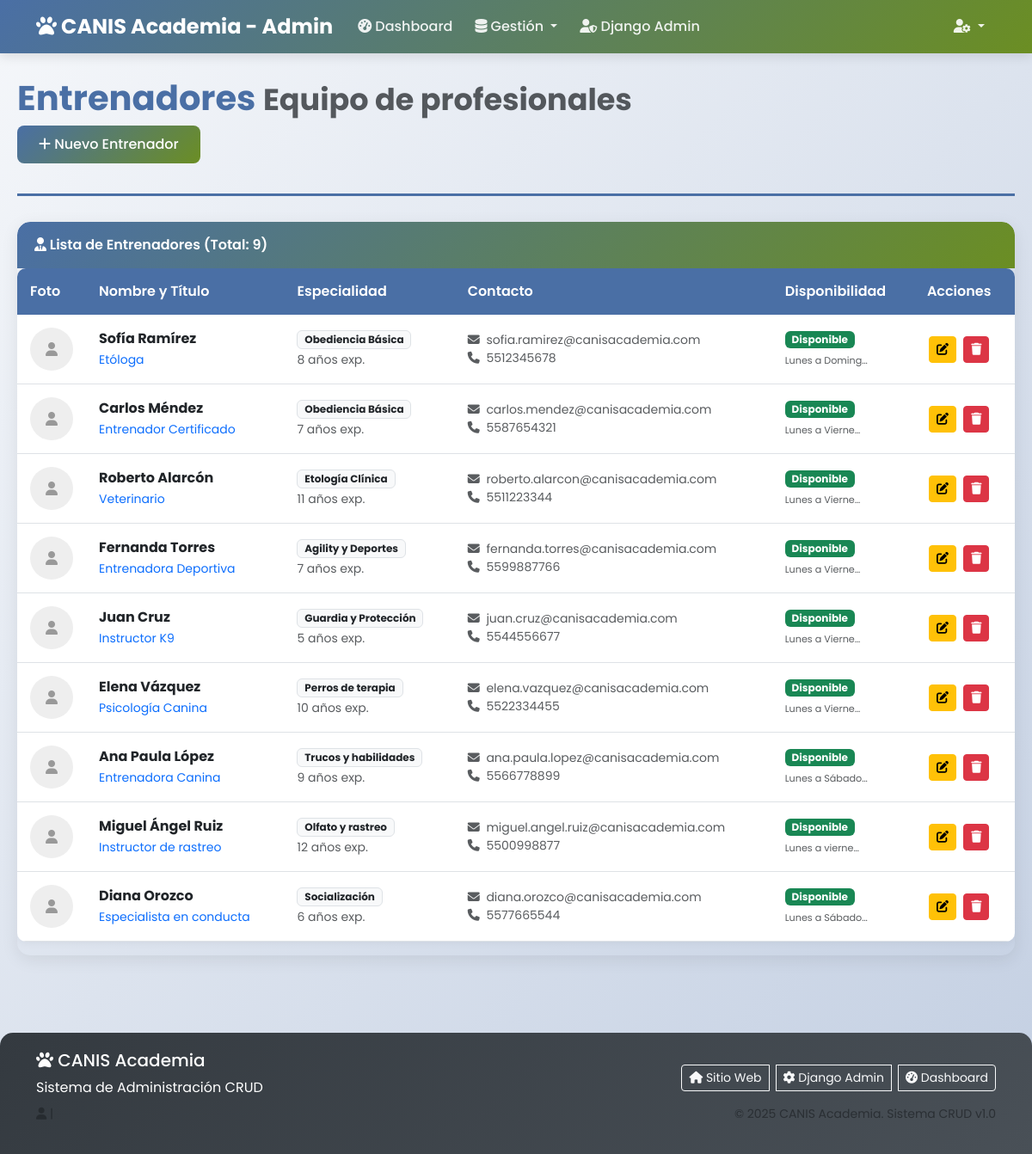
/entrenadores/, run on the app's committed database.
### app_Entrenamiento_Canino/models.py (models this page shows, shortened)
class Entrenador(models.Model):
    nombre = models.CharField(max_length=100)
    apellido = models.CharField(max_length=100, blank=True) # Nuevo
    especialidad = models.CharField(max_length=100)
    titulo = models.CharField(max_length=100, blank=True)   # Nuevo
    email = models.EmailField()
    telefono = models.CharField(max_length=20)
    experiencia = models.IntegerField(default=0)            # Nuevo
    tarifa_hora = models.DecimalField(max_digits=10, decimal_places=2, default=0.00) # Nuevo
    bio = models.TextField(blank=True) # Se usará para biografía
    horario_disponibilidad = models.CharField(max_length=200, blank=True) # Nuevo
    foto = models.ImageField(upload_to='entrenadores/', null=True, blank=True) # Nuevo
    disponible = models.BooleanField(default=True) # Nuevo

### app_Entrenamiento_Canino/views.py (the view)
# urls.py: path('entrenadores/', views.ver_entrenadores, name='ver_entrenadores'),
def ver_entrenadores(request):
    entrenadores = Entrenador.objects.all()
    return render(request, 'admin/crud/entrenadores/listar.html', {'entrenadores': entrenadores})

### app_Entrenamiento_Canino/templates/admin/crud/entrenadores/listar.html (shortened to what this page needs)
{% extends "admin/crud/base_crud.html" %}
{% block page_title %}Entrenadores{% endblock %}
{% block page_subtitle %}Equipo de profesionales{% endblock %}
{% block page_actions %}
<a href="{% url 'agregar_entrenador' %}" class="admin-btn-primary">
    <i class="fas fa-plus"></i> Nuevo Entrenador
</a>
{% endblock %}
{% block card_icon %}user-tie{% endblock %}
{% block card_title %}Lista de Entrenadores (Total: {{ entrenadores|length }}){% endblock %}
{% block card_content %}
{% if entrenadores %}
<div class="table-responsive">
    <table class="table admin-table align-middle">
        <thead>
            <tr>
                <th style="width: 80px;">Foto</th>
                <th>Nombre y Título</th>
                <th>Especialidad</th>
                <th>Contacto</th>
                <th>Disponibilidad</th>
                <th>Acciones</th>
            </tr>
        </thead>
        <tbody>
            {% for entrenador in entrenadores %}
            <tr>
                <td>
                    {% if entrenador.foto %}
                        <img src="{{ entrenador.foto.url }}" alt="{{ entrenador.nombre }}"
                             style="width: 50px; height: 50px; border-radius: 50%; object-fit: cover;">
                    {% else %}
                        <div style="width: 50px; height: 50px; border-radius: 50%; background: #eee; display: flex; align-items: center; justify-content: center; color: #999;">
                            <i class="fas fa-user"></i>
                        </div>
                    {% endif %}
                </td>
                <td>
                    <strong>{{ entrenador.nombre }} {{ entrenador.apellido }}</strong><br>
                    <small class="text-primary">{{ entrenador.titulo|default:"Entrenador" }}</small>
                </td>
                <td>
                    <span class="badge bg-light text-dark border">{{ entrenador.especialidad }}</span>
                    <br>
                    <small class="text-muted">{{ entrenador.experiencia }} años exp.</small>
                </td>
                <td>
                    <div class="d-flex flex-column text-muted small">
                        <span><i class="fas fa-envelope me-1"></i> {{ entrenador.email }}</span>
                        <span><i class="fas fa-phone me-1"></i> {{ entrenador.telefono }}</span>
                    </div>
                </td>
                <td>
                    {% if entrenador.disponible %}
                        <span class="badge bg-success">Disponible</span>
                        {% if entrenador.horario_disponibilidad %}
                        <br><small class="text-muted" style="font-size: 0.7rem;">{{ entrenador.horario_disponibilidad|truncatechars:15 }}</small>
                        {% endif %}
                    {% else %}
                        <span class="badge bg-secondary">No Disponible</span>
                    {% endif %}
                </td>
                <td class="action-buttons">
                    <a href="{% url 'actualizar_entrenador' entrenador.id %}" class="btn btn-warning btn-sm" title="Editar">
                        <i class="fas fa-edit"></i>
                    </a>
                    <a href="{% url 'borrar_entrenador' entrenador.id %}" class="btn btn-danger btn-sm btn-confirm-delete" title="Eliminar">
                        <i class="fas fa-trash"></i>
                    </a>
                </td>
            </tr>
            {% endfor %}
        </tbody>
    </table>
</div>
{% endif %}
{% endblock %}

### app_Entrenamiento_Canino/templates/admin/base_panel.html (style rules this page uses)
:root { --primary-color: #4A6FA5; --secondary-color: #6B8E23; --accent-color: #FF914D; --light-color: #F8F9FA; --dark-color: #343A40; }
body { font-family: 'Poppins', sans-serif; background: linear-gradient(135deg, #f5f7fa 0%, #c3cfe2 100%); min-height: 100vh; padding-top: 70px; }
.admin-table { border-radius: 10px; overflow: hidden; box-shadow: 0 2px 10px rgba(0,0,0,0.05); }
.admin-table thead th { background-color: var(--primary-color); color: white; border: none; font-weight: 600; padding: 15px; }
.admin-table tbody td { padding: 15px; vertical-align: middle; }
.admin-btn-primary { background: linear-gradient(135deg, var(--primary-color) 0%, var(--secondary-color) 100%); border: none; padding: 10px 25px; border-radius: 8px; font-weight: 500; color: white; transition: all 0.3s; text-decoration: none; display: inline-block; }
.action-buttons .btn { margin: 2px; }

### data on the page
Entrenador: nombre "Sofía", apellido "Ramírez", titulo "Etóloga", especialidad "Obediencia Básica", experiencia "8", email "sofia.ramirez@canisacademia.com", telefono "5512345678", horario_disponibilidad "Lunes a Doming…"
Entrenador: nombre "Carlos", apellido "Méndez", titulo "Entrenador Certificado", especialidad "Obediencia Básica", experiencia "7", email "carlos.mendez@canisacademia.com", telefono "5587654321", horario_disponibilidad "Lunes a Vierne…"
Entrenador: nombre "Roberto", apellido "Alarcón", titulo "Veterinario", especialidad "Etología Clínica", experiencia "11", email "roberto.alarcon@canisacademia.com", telefono "5511223344", horario_disponibilidad "Lunes a Vierne…"
Entrenador: nombre "Fernanda", apellido "Torres", titulo "Entrenadora Deportiva", especialidad "Agility y Deportes", experiencia "7", email "fernanda.torres@canisacademia.com", telefono "5599887766", horario_disponibilidad "Lunes a Vierne…"
Entrenador: nombre "Juan", apellido "Cruz", titulo "Instructor K9", especialidad "Guardia y Protección", experiencia "5", email "juan.cruz@canisacademia.com", telefono "5544556677", horario_disponibilidad "Lunes a Vierne…"
Entrenador: nombre "Elena", apellido "Vázquez", titulo "Psicología Canina", especialidad "Perros de terapia", experiencia "10", email "elena.vazquez@canisacademia.com", telefono "5522334455", horario_disponibilidad "Lunes a Vierne…"
Entrenador: nombre "Ana Paula", apellido "López", titulo "Entrenadora Canina", especialidad "Trucos y habilidades", experiencia "9", email "ana.paula.lopez@canisacademia.com", telefono "5566778899", horario_disponibilidad "Lunes a Sábado…"
Entrenador: nombre "Miguel Ángel", apellido "Ruiz", titulo "Instructor de rastreo", especialidad "Olfato y rastreo", experiencia "12", email "miguel.angel.ruiz@canisacademia.com", telefono "5500998877", horario_disponibilidad "Lunes a vierne…"
Entrenador: nombre "Diana", apellido "Orozco", titulo "Especialista en conducta", especialidad "Socialización", experiencia "6", email "diana.orozco@canisacademia.com", telefono "5577665544", horario_disponibilidad "Lunes a Sábado…"

### other printed values
{{ entrenadores|length }} "9"
